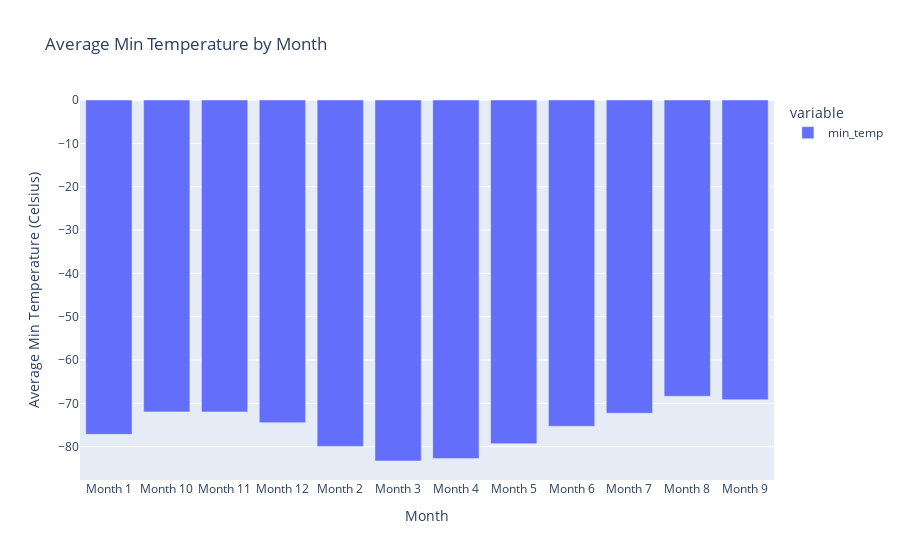

Source (notebook cell):
### Code cell
# Plot a bar chart of the average min_temp by month
coldest_month = avg_min_temp_by_month.idxmin()
warmest_month = avg_min_temp_by_month.idxmax()
print("Coldest month:", coldest_month)
print("Warmest month:", warmest_month)
px.bar(avg_min_temp_by_month, title="Average Min Temperature by Month", labels={'value': 'Average Min Temperature (Celsius)', 'month': 'Month'}).show()

### Figure 1 — Plotly figure (JSON) as saved in the notebook; plotly's stock layout.template omitted (floating-point values rounded to 4 significant figures)
{"data": [{"alignmentgroup": "True", "hovertemplate": "variable=min_temp<br>Month=%{x}<br>Average Min Temperature (Celsius)=%{y}<extra></extra>", "legendgroup": "min_temp", "marker": {"color": "#636efa", "pattern": {"shape": ""}}, "name": "min_temp", "offsetgroup": "min_temp", "orientation": "v", "showlegend": true, "textposition": "auto", "type": "bar", "x": ["Month 1", "Month 10", "Month 11", "Month 12", "Month 2", "Month 3", "Month 4", "Month 5", "Month 6", "Month 7", "Month 8", "Month 9"], "xaxis": "x", "y": [-77.16, -71.98, -71.99, -74.45, -79.93, -83.31, -82.75, -79.31, -75.3, -72.28, -68.38, -69.17], "yaxis": "y"}], "layout": {"autosize": true, "barmode": "relative", "legend": {"title": {"text": "variable"}, "tracegroupgap": 0}, "title": {"text": "Average Min Temperature by Month"}, "xaxis": {"anchor": "y", "autorange": true, "domain": [0, 1], "range": [-0.5, 11.5], "title": {"text": "Month"}, "type": "category"}, "yaxis": {"anchor": "x", "autorange": true, "domain": [0, 1], "range": [-87.69, 0], "title": {"text": "Average Min Temperature (Celsius)"}, "type": "linear"}}}
